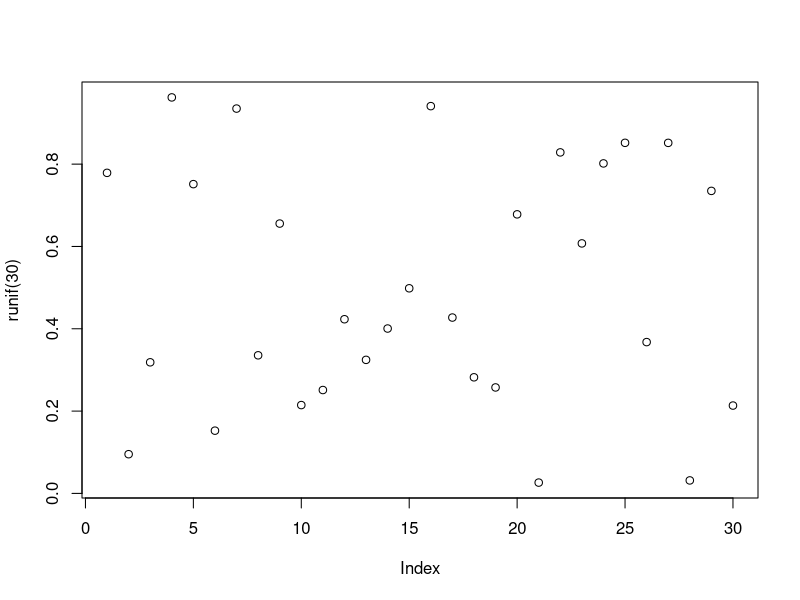

Write R code to recreate this figure.
## ---- chunk 1
knitr::opts_chunk$set(fig.width=3, fig.height=3)
## ---- chunk 2
x<-3
y<-4
## ---- chunk 3
cat("I am the king")
## ---- chunk 4
plot(runif(30))
